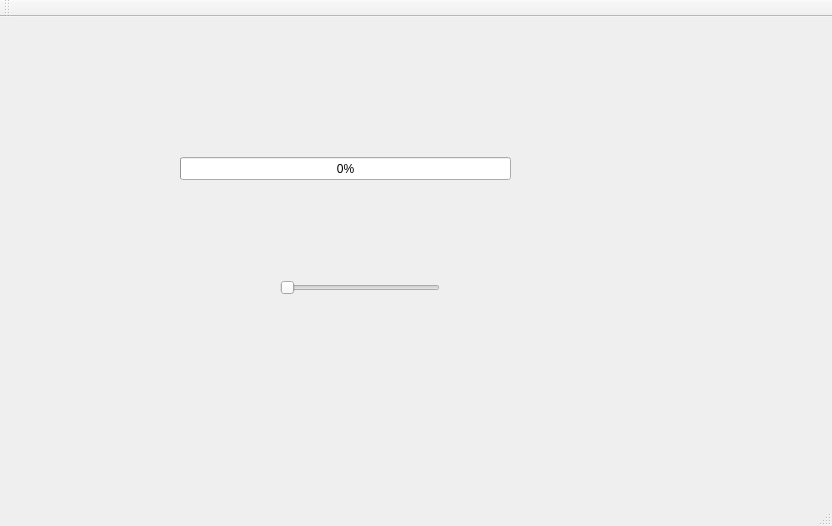
<?xml version="1.0" encoding="UTF-8"?>
<ui version="4.0">
 <class>MainWindow</class>
 <widget class="QMainWindow" name="MainWindow">
  <property name="geometry">
   <rect>
    <x>0</x>
    <y>0</y>
    <width>832</width>
    <height>526</height>
   </rect>
  </property>
  <property name="windowTitle">
   <string>MainWindow</string>
  </property>
  <widget class="QWidget" name="centralWidget">
   <widget class="QSlider" name="horizontalSlider">
    <property name="geometry">
     <rect>
      <x>280</x>
      <y>260</y>
      <width>160</width>
      <height>22</height>
     </rect>
    </property>
    <property name="maximum">
     <number>100</number>
    </property>
    <property name="orientation">
     <enum>Qt::Horizontal</enum>
    </property>
   </widget>
   <widget class="QProgressBar" name="progressBar">
    <property name="geometry">
     <rect>
      <x>180</x>
      <y>140</y>
      <width>331</width>
      <height>23</height>
     </rect>
    </property>
    <property name="value">
     <number>0</number>
    </property>
   </widget>
  </widget>
  <widget class="QMenuBar" name="menuBar">
   <property name="geometry">
    <rect>
     <x>0</x>
     <y>0</y>
     <width>832</width>
     <height>21</height>
    </rect>
   </property>
  </widget>
  <widget class="QToolBar" name="mainToolBar">
   <attribute name="toolBarArea">
    <enum>TopToolBarArea</enum>
   </attribute>
   <attribute name="toolBarBreak">
    <bool>false</bool>
   </attribute>
  </widget>
  <widget class="QStatusBar" name="statusBar"/>
 </widget>
 <layoutdefault spacing="6" margin="11"/>
 <resources/>
 <connections/>
</ui>
